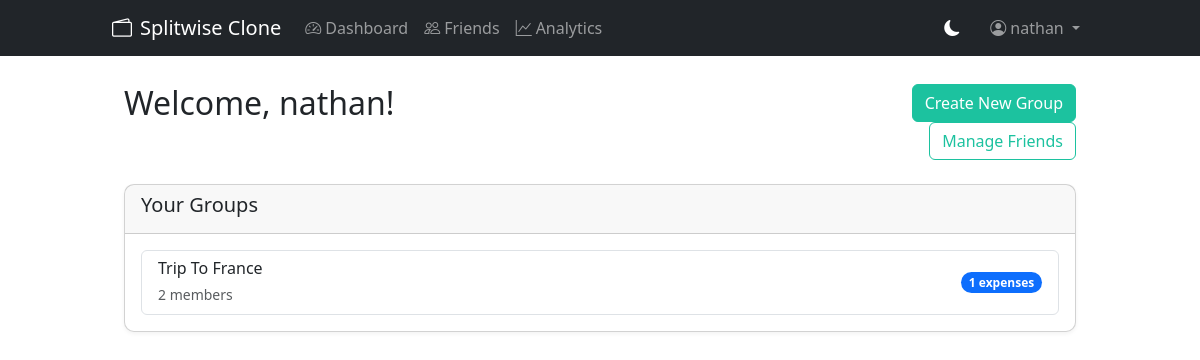
The page /dashboard (signed in) on the database its author committed.
### models.py (models this page shows, shortened)
class User(UserMixin, db.Model):
    id = db.Column(db.Integer, primary_key=True)
    username = db.Column(db.String(80), unique=True, nullable=False)
    first_name = db.Column(db.String(50), nullable=True)
    last_name = db.Column(db.String(50), nullable=True)
    display_name = db.Column(db.String(100), nullable=True)
    email = db.Column(db.String(120), unique=True, nullable=True)
    password = db.Column(db.String(255), nullable=False)
    expenses_paid = db.relationship('Expense', back_populates='paid_by')
    groups = db.relationship('Group', secondary=group_members, back_populates='members')
    friends = db.relationship('User',
        secondary=friendships,
        primaryjoin='User.id==friendships.c.user_id',
        secondaryjoin='User.id==friendships.c.friend_id',
        lazy='dynamic'
    )
    friend_requests_sent = db.relationship('FriendRequest',
        foreign_keys='FriendRequest.sender_id',
        backref=db.backref('sender', lazy=True),
        lazy='dynamic'
    )
    friend_requests_received = db.relationship('FriendRequest',
        foreign_keys='FriendRequest.receiver_id',
        backref=db.backref('receiver', lazy=True),
        lazy='dynamic'
    )
    group_invites_received = db.relationship('GroupInvite',
        foreign_keys='GroupInvite.invitee_id',
        back_populates='invitee'
    )
    group_invites_sent = db.relationship('GroupInvite',
        foreign_keys='GroupInvite.inviter_id',
        back_populates='inviter'
    )

class Group(db.Model):
    id = db.Column(db.Integer, primary_key=True)
    name = db.Column(db.String(100), nullable=False)
    created_by_id = db.Column(db.Integer, db.ForeignKey('user.id'), nullable=False)
    created_at = db.Column(db.DateTime, default=datetime.utcnow)
    members = db.relationship('User', secondary=group_members, back_populates='groups')
    expenses = db.relationship('Expense', back_populates='group')
    invites = db.relationship('GroupInvite', back_populates='group')
    created_by = db.relationship('User', foreign_keys=[created_by_id])

### app.py (the view)
@app.route('/dashboard')
@login_required
def dashboard():
    groups = current_user.groups
    pending_invites = GroupInvite.query.filter_by(invitee=current_user, status='pending').all()
    return render_template('dashboard.html', groups=groups, pending_invites=pending_invites)

### app.py (called while the page is built)
@login_manager.user_loader
def load_user(user_id):
    return User.query.get(int(user_id))

### templates/dashboard.html (shortened to what this page needs)
{% extends "base.html" %}
{% block content %}
<div class="container mt-4">
    <div class="row mb-4">
        <div class="col-md-8">
            <h2>Welcome, {{ current_user.username }}!</h2>
        </div>
        <div class="col-md-4 text-end">
            <a href="{{ url_for('create_group') }}" class="btn btn-primary">Create New Group</a>
            <a href="{{ url_for('friends') }}" class="btn btn-outline-primary">Manage Friends</a>
        </div>
    </div>
    <div class="row">
        <div class="col-md-12">
            <div class="card">
                <div class="card-header">
                    <h5>Your Groups</h5>
                </div>
                <div class="card-body">
                    {% if groups %}
                    <div class="list-group">
                        {% for group in groups %}
                        <a href="{{ url_for('group_details', group_id=group.id) }}"
                           class="list-group-item list-group-item-action">
                            <div class="d-flex justify-content-between align-items-center">
                                <div>
                                    <h6 class="mb-1">{{ group.name }}</h6>
                                    <small class="text-muted">
                                        {{ group.members|length }} members
                                    </small>
                                </div>
                                <span class="badge bg-primary rounded-pill">
                                    {{ group.expenses|length }} expenses
                                </span>
                            </div>
                        </a>
                        {% endfor %}
                    </div>
                    {% else %}
                    <p class="text-muted">You're not a member of any groups yet. Create one or ask your friends for an invite!</p>
                    {% endif %}
                </div>
            </div>
        </div>
    </div>
</div>
{% endblock %}

### templates/base.html (shortened to what this page needs)
<!DOCTYPE html>
<html lang="en" data-bs-theme="light">
<head>
    <link href="https://cdn.jsdelivr.net/npm/bootstrap@5.3.0/dist/css/bootstrap.min.css" rel="stylesheet">
    <link rel="stylesheet" href="https://cdn.jsdelivr.net/npm/bootstrap-icons@1.7.2/font/bootstrap-icons.css">
</head>
<body>
    <nav class="navbar navbar-expand-lg navbar-dark bg-dark fixed-top">
        <div class="container">
            <a class="navbar-brand" href="{{ url_for('home') }}">
                <i class="bi bi-wallet2 me-2"></i>Splitwise Clone
            </a>
            <div class="collapse navbar-collapse" id="navbarNav">
                <ul class="navbar-nav me-auto">
                    {% if current_user.is_authenticated %}
                    <li class="nav-item">
                        <a class="nav-link" href="{{ url_for('dashboard') }}">
                            <i class="bi bi-speedometer2 me-1"></i>Dashboard
                        </a>
                    </li>
                    <li class="nav-item">
                        <a class="nav-link" href="{{ url_for('friends') }}">
                            <i class="bi bi-people me-1"></i>Friends
                        </a>
                    </li>
                    <li class="nav-item">
                        <a class="nav-link" href="{{ url_for('analytics') }}">
                            <i class="bi bi-graph-up me-1"></i>Analytics
                        </a>
                    </li>
                    {% endif %}
                </ul>
                <ul class="navbar-nav align-items-center">
                    <li class="nav-item">
                        <div class="dark-mode-toggle" onclick="toggleDarkMode()">
                            <i class="bi bi-moon-fill" id="darkModeIcon"></i>
                        </div>
                    </li>
                    {% if current_user.is_authenticated %}
                    <li class="nav-item dropdown">
                        <a class="nav-link dropdown-toggle" href="#" id="navbarDropdown" role="button" data-bs-toggle="dropdown">
                            <i class="bi bi-person-circle me-1"></i>{{ current_user.username }}
                        </a>
                    </li>
                    {% endif %}
                </ul>
            </div>
        </div>
    </nav>
    <div class="container mt-4">
        {% block content %}{% endblock %}
    </div>
</body>
</html>

### rows shown on the page
User: username "nathan"
Group: name "Trip To France", members|length "2", expenses|length "1"
